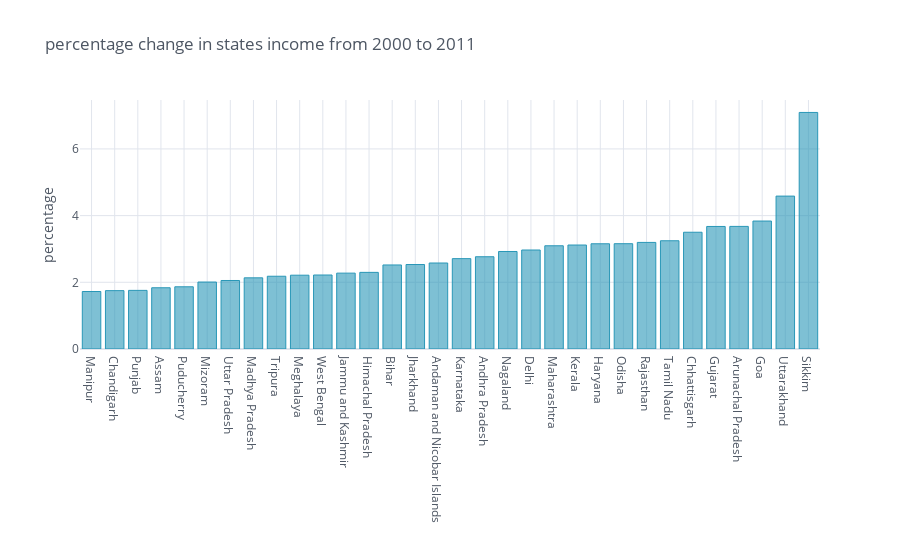

The code cell stored with this chart in its notebook:
### Code cell
# sorting before plot

df1_sorted = df1.sort_values(by='INC_percentage_change',ascending=True)

# plotting percentage change in states income from 2000 to 2011

df1_sorted.iplot(kind='bar',x='States_Union Territories',
                 y='INC_percentage_change',
                 theme='white',colors='#2997B7',
                title='percentage change in states income from 2000 to 2011',
                 yTitle = 'percentage')

### Figure 1 — Plotly figure (JSON) as saved in the notebook; plotly's stock layout.template omitted (floating-point values rounded to 4 significant figures)
{"data": [{"marker": {"color": "rgba(41, 151, 183, 0.6)", "line": {"color": "rgba(41, 151, 183, 1.0)", "width": 1}}, "name": "INC_percentage_change", "orientation": "v", "text": "", "type": "bar", "x": ["Manipur", "Chandigarh", "Punjab", "Assam", "Puducherry", "Mizoram", "Uttar Pradesh", "Madhya Pradesh", "Tripura", "Meghalaya", "West Bengal", "Jammu and Kashmir", "Himachal Pradesh", "Bihar", "Jharkhand", "Andaman and Nicobar Islands", "Karnataka", "Andhra Pradesh", "Nagaland", "Delhi", "Maharashtra", "Kerala", "Haryana", "Odisha", "Rajasthan", "Tamil Nadu", "Chhattisgarh", "Gujarat", "Arunachal Pradesh", "Goa", "Uttarakhand", "Sikkim"], "y": [1.724, 1.75, 1.758, 1.837, 1.866, 2.008, 2.055, 2.134, 2.182, 2.214, 2.219, 2.275, 2.298, 2.52, 2.533, 2.579, 2.71, 2.767, 2.924, 2.969, 3.095, 3.118, 3.156, 3.158, 3.196, 3.246, 3.502, 3.675, 3.677, 3.838, 4.585, 7.094]}], "layout": {"legend": {"bgcolor": "#FFFFFF", "font": {"color": "#4D5663"}}, "paper_bgcolor": "#FFFFFF", "plot_bgcolor": "#FFFFFF", "title": {"font": {"color": "#4D5663"}, "text": "percentage change in states income from 2000 to 2011"}, "xaxis": {"gridcolor": "#E1E5ED", "showgrid": true, "tickfont": {"color": "#4D5663"}, "title": {"font": {"color": "#4D5663"}, "text": ""}, "zerolinecolor": "#E1E5ED"}, "yaxis": {"gridcolor": "#E1E5ED", "showgrid": true, "tickfont": {"color": "#4D5663"}, "title": {"font": {"color": "#4D5663"}, "text": "percentage"}, "zerolinecolor": "#E1E5ED"}}}
